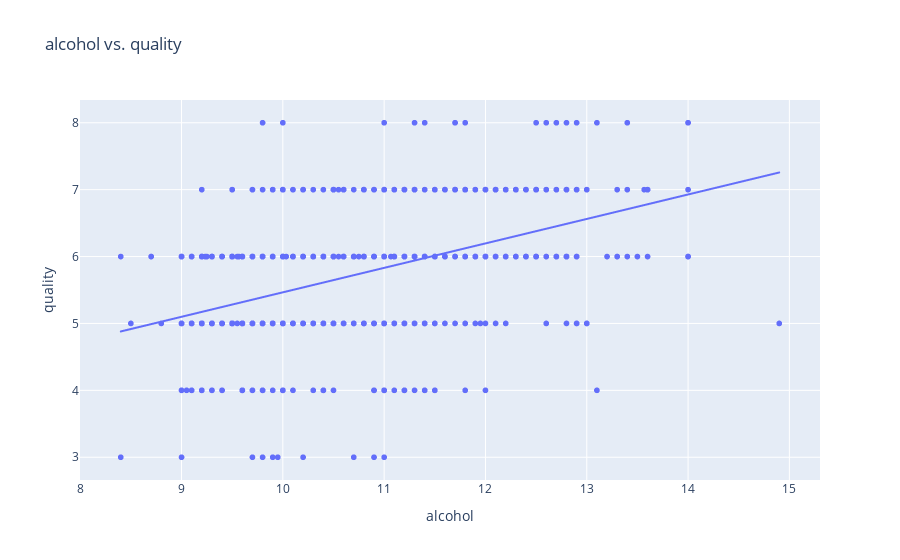
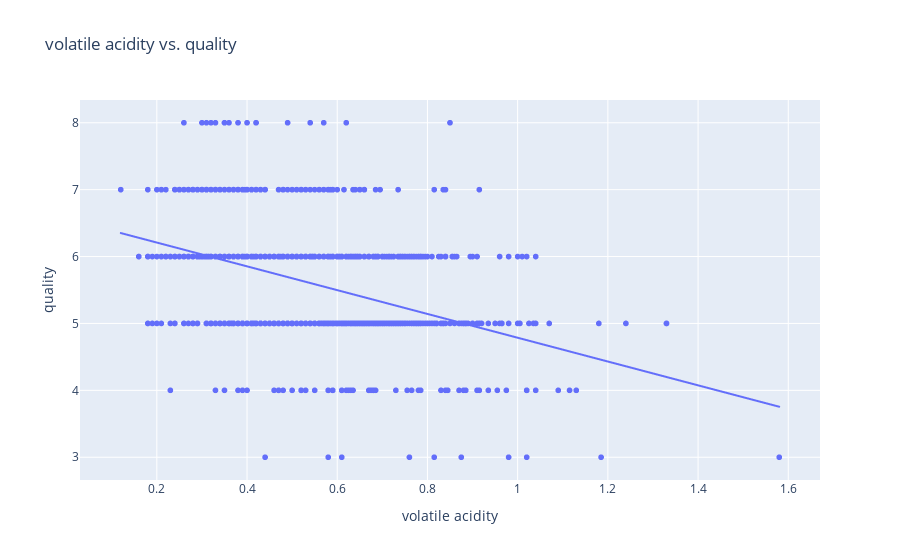
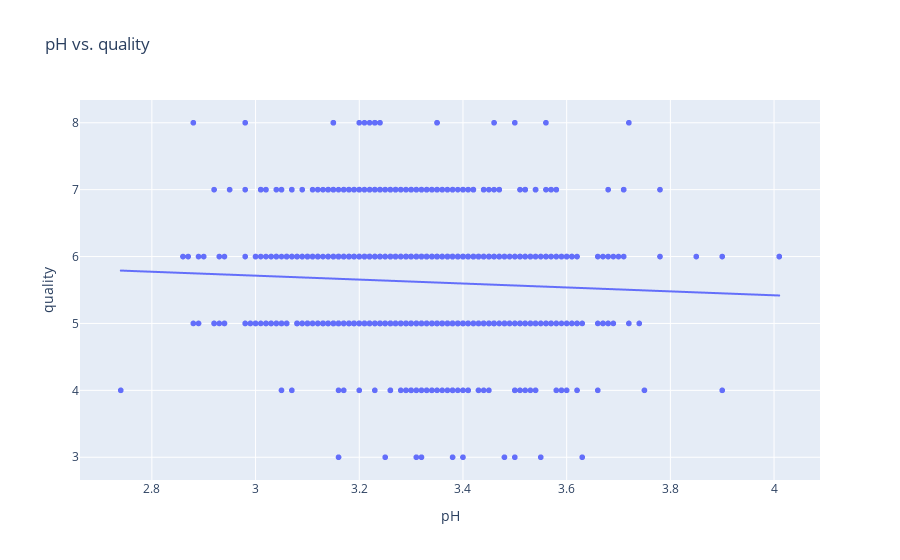
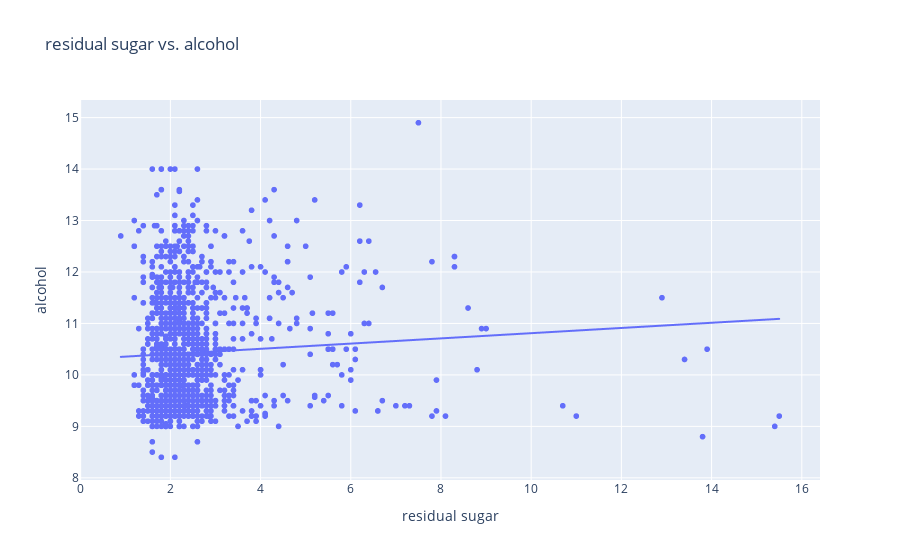

The notebook cell saved with these charts, in order:
### Markdown cell above
Los 11 histogramas nos han permitido apreciar de un vistazo la forma, centralidad y variabilidad de cada variable:

Variables como pH, alcohol o fixed acidity muestran distribuciones relativamente simétricas, lo que facilita su uso directo en el modelo tras una simple normalización.

Columnas como residual sugar o free sulfur dioxide presentan colas derechas pronunciadas, indicando outliers que podríamos recortar o transformar (p. ej. logaritmo) para mejorar la estabilidad del modelo.

La concentración de la calidad en los niveles 5 y 6 revela un desequilibrio natural de la etiqueta, lo cual sugiere considerar técnicas de muestreo o reponderación.

### Code cell
# 2. Scatter plots: algunas relaciones de interés
relaciones = [
    ("alcohol", "quality"),
    ("volatile acidity", "quality"),
    ("pH", "quality"),
    ("residual sugar", "alcohol")
]
for x, y in relaciones:
    px.scatter(df, x=x, y=y, trendline="ols",
               title=f"{x} vs. {y}").show()

### Figure 1 — Plotly figure (JSON) as saved in the notebook; plotly's stock layout.template omitted (floating-point values rounded to 4 significant figures; data arrays with more than 128 entries replaced by an {"elided": "..."} marker saying what was removed)
{"data": [{"hovertemplate": "alcohol=%{x}<br>quality=%{y}<extra></extra>", "legendgroup": "", "marker": {"color": "#636efa", "symbol": "circle"}, "mode": "markers", "name": "", "showlegend": false, "type": "scattergl", "x": {"elided": "1359 float values"}, "xaxis": "x", "y": {"elided": "1359 int values"}, "yaxis": "y"}, {"hovertemplate": "<b>OLS trendline</b><br>quality = 0.365597 * alcohol + 1.80923<br>R<sup>2</sup>=0.230729<br><br>alcohol=%{x}<br>quality=%{y} <b>(trend)</b><extra></extra>", "legendgroup": "", "marker": {"color": "#636efa", "symbol": "circle"}, "mode": "lines", "name": "", "showlegend": false, "type": "scattergl", "x": {"elided": "1359 float values"}, "xaxis": "x", "y": {"elided": "1359 float values"}, "yaxis": "y"}], "layout": {"legend": {"tracegroupgap": 0}, "title": {"text": "alcohol vs. quality"}, "xaxis": {"anchor": "y", "domain": [0, 1], "title": {"text": "alcohol"}}, "yaxis": {"anchor": "x", "domain": [0, 1], "title": {"text": "quality"}}}}

### Figure 2 — Plotly figure (JSON) as saved in the notebook; plotly's stock layout.template omitted (floating-point values rounded to 4 significant figures; data arrays with more than 128 entries replaced by an {"elided": "..."} marker saying what was removed)
{"data": [{"hovertemplate": "volatile acidity=%{x}<br>quality=%{y}<extra></extra>", "legendgroup": "", "marker": {"color": "#636efa", "symbol": "circle"}, "mode": "markers", "name": "", "showlegend": false, "type": "scattergl", "x": {"elided": "1359 float values"}, "xaxis": "x", "y": {"elided": "1359 int values"}, "yaxis": "y"}, {"hovertemplate": "<b>OLS trendline</b><br>quality = -1.77833 * volatile acidity + 6.56484<br>R<sup>2</sup>=0.156194<br><br>volatile acidity=%{x}<br>quality=%{y} <b>(trend)</b><extra></extra>", "legendgroup": "", "marker": {"color": "#636efa", "symbol": "circle"}, "mode": "lines", "name": "", "showlegend": false, "type": "scattergl", "x": {"elided": "1359 float values"}, "xaxis": "x", "y": {"elided": "1359 float values"}, "yaxis": "y"}], "layout": {"legend": {"tracegroupgap": 0}, "title": {"text": "volatile acidity vs. quality"}, "xaxis": {"anchor": "y", "domain": [0, 1], "title": {"text": "volatile acidity"}}, "yaxis": {"anchor": "x", "domain": [0, 1], "title": {"text": "quality"}}}}

### Figure 3 — Plotly figure (JSON) as saved in the notebook; plotly's stock layout.template omitted (floating-point values rounded to 4 significant figures; data arrays with more than 128 entries replaced by an {"elided": "..."} marker saying what was removed)
{"data": [{"hovertemplate": "pH=%{x}<br>quality=%{y}<extra></extra>", "legendgroup": "", "marker": {"color": "#636efa", "symbol": "circle"}, "mode": "markers", "name": "", "showlegend": false, "type": "scattergl", "x": {"elided": "1359 float values"}, "xaxis": "x", "y": {"elided": "1359 int values"}, "yaxis": "y"}, {"hovertemplate": "<b>OLS trendline</b><br>quality = -0.293471 * pH + 6.59458<br>R<sup>2</sup>=0.003052<br><br>pH=%{x}<br>quality=%{y} <b>(trend)</b><extra></extra>", "legendgroup": "", "marker": {"color": "#636efa", "symbol": "circle"}, "mode": "lines", "name": "", "showlegend": false, "type": "scattergl", "x": {"elided": "1359 float values"}, "xaxis": "x", "y": {"elided": "1359 float values"}, "yaxis": "y"}], "layout": {"legend": {"tracegroupgap": 0}, "title": {"text": "pH vs. quality"}, "xaxis": {"anchor": "y", "domain": [0, 1], "title": {"text": "pH"}}, "yaxis": {"anchor": "x", "domain": [0, 1], "title": {"text": "quality"}}}}

### Figure 4 — Plotly figure (JSON) as saved in the notebook; plotly's stock layout.template omitted (floating-point values rounded to 4 significant figures; data arrays with more than 128 entries replaced by an {"elided": "..."} marker saying what was removed)
{"data": [{"hovertemplate": "residual sugar=%{x}<br>alcohol=%{y}<extra></extra>", "legendgroup": "", "marker": {"color": "#636efa", "symbol": "circle"}, "mode": "markers", "name": "", "showlegend": false, "type": "scattergl", "x": {"elided": "1359 float values"}, "xaxis": "x", "y": {"elided": "1359 float values"}, "yaxis": "y"}, {"hovertemplate": "<b>OLS trendline</b><br>alcohol = 0.0506349 * residual sugar + 10.3045<br>R<sup>2</sup>=0.004004<br><br>residual sugar=%{x}<br>alcohol=%{y} <b>(trend)</b><extra></extra>", "legendgroup": "", "marker": {"color": "#636efa", "symbol": "circle"}, "mode": "lines", "name": "", "showlegend": false, "type": "scattergl", "x": {"elided": "1359 float values"}, "xaxis": "x", "y": {"elided": "1359 float values"}, "yaxis": "y"}], "layout": {"legend": {"tracegroupgap": 0}, "title": {"text": "residual sugar vs. alcohol"}, "xaxis": {"anchor": "y", "domain": [0, 1], "title": {"text": "residual sugar"}}, "yaxis": {"anchor": "x", "domain": [0, 1], "title": {"text": "alcohol"}}}}
